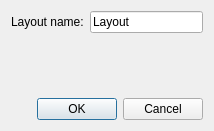
<?xml version="1.0" encoding="UTF-8"?>
<ui version="4.0">
 <class>LayoutDialog</class>
 <widget class="QDialog" name="LayoutDialog">
  <property name="windowModality">
   <enum>Qt::ApplicationModal</enum>
  </property>
  <property name="geometry">
   <rect>
    <x>0</x>
    <y>0</y>
    <width>214</width>
    <height>131</height>
   </rect>
  </property>
  <property name="windowTitle">
   <string>Layout Data</string>
  </property>
  <property name="windowIcon">
   <iconset>
    <normaloff>EditLayout/EditLayout.svg</normaloff>EditLayout/EditLayout.svg</iconset>
  </property>
  <layout class="QVBoxLayout" name="verticalLayout">
   <item>
    <layout class="QFormLayout" name="formLayout">
     <item row="0" column="0">
      <widget class="QLabel" name="label">
       <property name="text">
        <string>Layout name:</string>
       </property>
      </widget>
     </item>
     <item row="0" column="1">
      <widget class="QLineEdit" name="LayoutName">
       <property name="text">
        <string>Layout</string>
       </property>
      </widget>
     </item>
    </layout>
   </item>
   <item>
    <widget class="QLabel" name="Message">
     <property name="text">
      <string notr="true"/>
     </property>
     <property name="textFormat">
      <enum>Qt::RichText</enum>
     </property>
    </widget>
   </item>
   <item>
    <widget class="QDialogButtonBox" name="ButtonBox">
     <property name="orientation">
      <enum>Qt::Horizontal</enum>
     </property>
     <property name="standardButtons">
      <set>QDialogButtonBox::Cancel|QDialogButtonBox::Ok</set>
     </property>
    </widget>
   </item>
  </layout>
 </widget>
 <resources/>
 <connections>
  <connection>
   <sender>ButtonBox</sender>
   <signal>accepted()</signal>
   <receiver>LayoutDialog</receiver>
   <slot>accept()</slot>
   <hints>
    <hint type="sourcelabel">
     <x>248</x>
     <y>254</y>
    </hint>
    <hint type="destinationlabel">
     <x>157</x>
     <y>274</y>
    </hint>
   </hints>
  </connection>
  <connection>
   <sender>ButtonBox</sender>
   <signal>rejected()</signal>
   <receiver>LayoutDialog</receiver>
   <slot>reject()</slot>
   <hints>
    <hint type="sourcelabel">
     <x>316</x>
     <y>260</y>
    </hint>
    <hint type="destinationlabel">
     <x>286</x>
     <y>274</y>
    </hint>
   </hints>
  </connection>
 </connections>
</ui>
